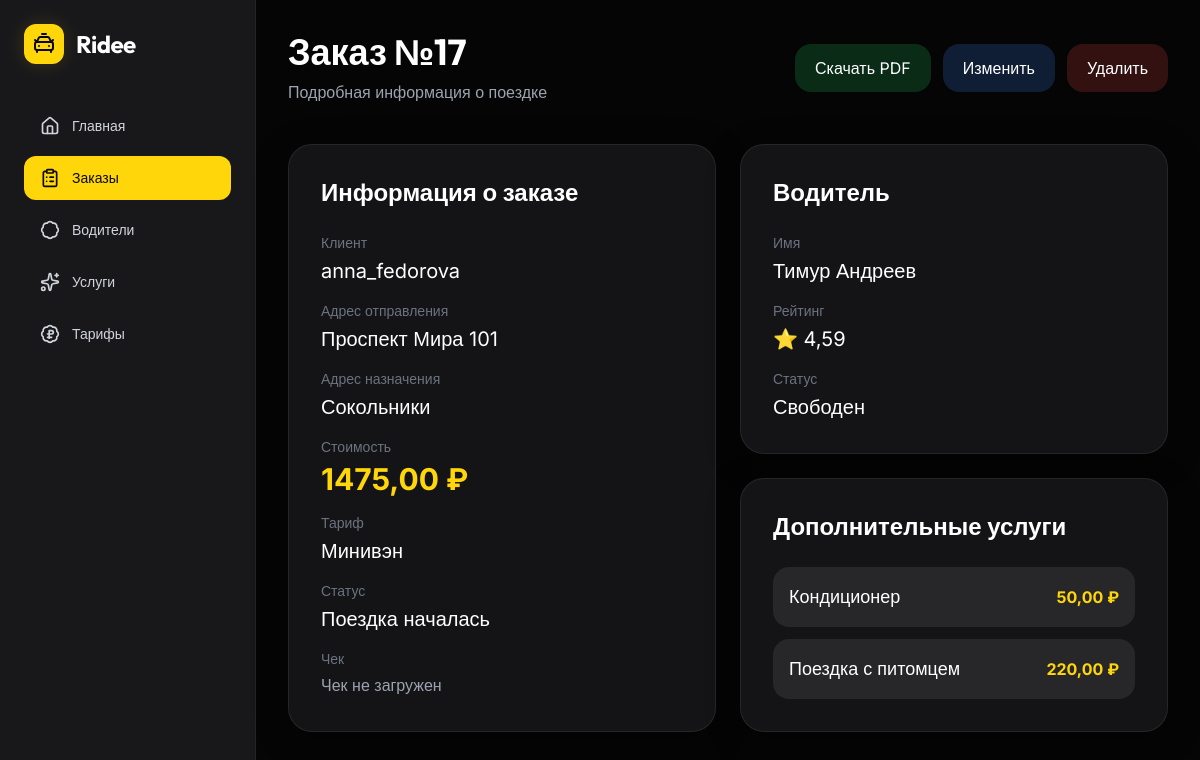
The app's page /orders/17/, older data.
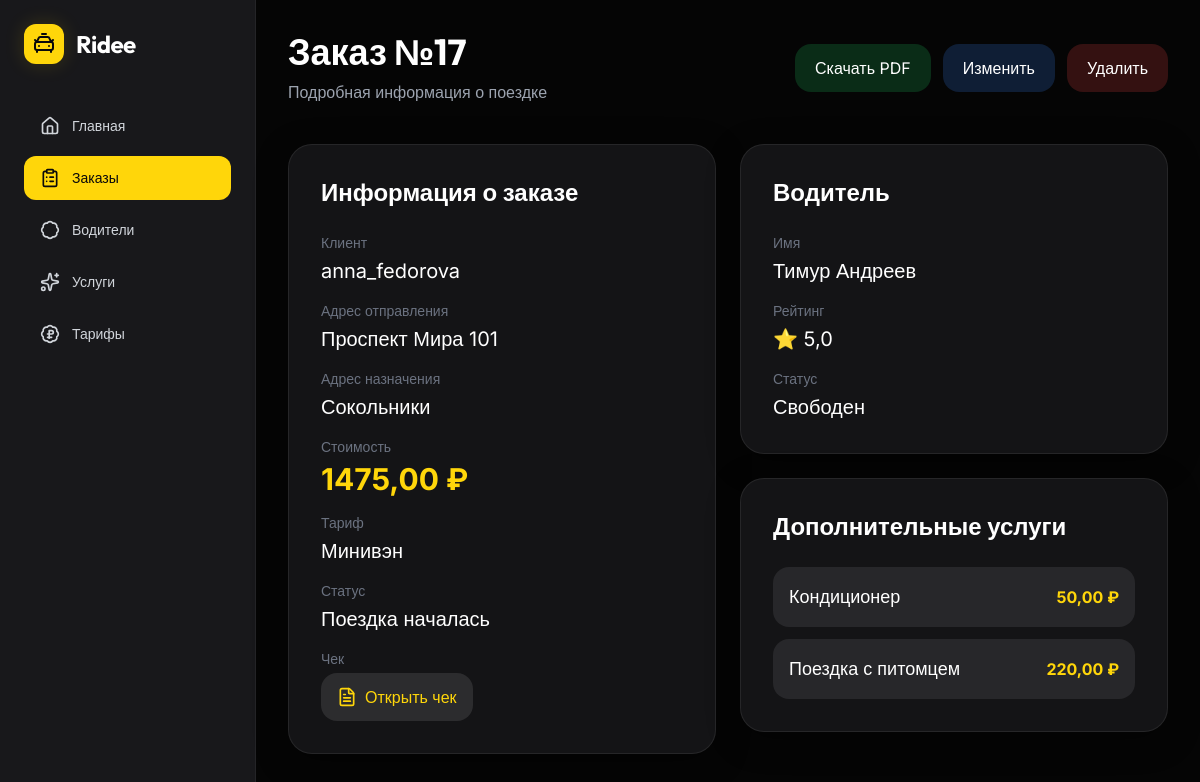
The same page, newer data.
### core/models.py (models this page shows, shortened)
class Order(models.Model):
    objects = OrderManager()
    client = models.ForeignKey(
        User,
        on_delete=models.CASCADE,
        related_name="orders",
        verbose_name="Клиент"
    )
    driver = models.ForeignKey(
        Driver,
        on_delete=models.SET_NULL,
        null=True,
        verbose_name="Водитель"
    )
    tariff = models.ForeignKey(
        Tariff,
        on_delete=models.SET_NULL,
        null=True,
        verbose_name="Тариф"
    )
    status = models.ForeignKey(
        OrderStatus,
        on_delete=models.SET_NULL,
        null=True,
        verbose_name="Статус"
    )
    from_address = models.CharField(
        max_length=255,
        verbose_name="Адрес отправления"
    )
    to_address = models.CharField(
        max_length=255,
        verbose_name="Адрес назначения"
    )
    price = models.DecimalField(
        max_digits=8,
        decimal_places=2,
        verbose_name="Стоимость"
    )
    services = models.ManyToManyField(
        Service,
        through='OrderService',
        verbose_name="Дополнительные услуги"
    )
    created_at = models.DateTimeField(
        auto_now_add=True,
        verbose_name="Дата создания"
    )
    receipt = models.FileField(
        upload_to='receipts/',
        null=True,
        blank=True,
        verbose_name='Файл чека'
    )
    class Meta:
        verbose_name = "Заказ"
        verbose_name_plural = "Заказы"
        ordering = ['-created_at']

class Tariff(models.Model):
    name = models.CharField(
        max_length=100,
        verbose_name="Название тарифа"
    )
    price = models.DecimalField(
        max_digits=8,
        decimal_places=2,
        verbose_name="Цена за поездку"
    )
    class Meta:
        verbose_name = "Тариф"
        verbose_name_plural = "Тарифы"
    def __str__(self) -> str:
        return self.name

class OrderStatus(models.Model):
    name = models.CharField(
        max_length=50,
        verbose_name="Статус"
    )
    class Meta:
        verbose_name = "Статус заказа"
        verbose_name_plural = "Статусы заказов"
    def __str__(self) -> str:
        return self.name

class Driver(models.Model):
    user = models.OneToOneField(
        User,
        on_delete=models.CASCADE,
        verbose_name="Пользователь"
    )
    rating = models.FloatField(
        default=5.0,
        verbose_name="Рейтинг"
    )
    status = models.CharField(
        max_length=50,
        verbose_name="Статус водителя"
    )
    created_at = models.DateTimeField(
        auto_now_add=True,
        verbose_name="Дата создания"
    )
    profile_url = models.URLField(
        blank=True,
        null=True,
        verbose_name="Ссылка на профиль"
    )
    class Meta:
        verbose_name = "Водитель"
        verbose_name_plural = "Водители"
        ordering = ['-created_at']
    def __str__(self) -> str:
        full_name = self.user.get_full_name()
        return full_name or self.user.username

class Service(models.Model):
    name = models.CharField(
        max_length=100,
        verbose_name="Название услуги"
    )
    price = models.DecimalField(
        max_digits=6,
        decimal_places=2,
        verbose_name="Цена"
    )
    class Meta:
        verbose_name = "Дополнительная услуга"
        verbose_name_plural = "Дополнительные услуги"

### core/views.py (the view)
# urls.py: path('orders/<int:pk>/', views.order_detail, name='order_detail'),
def order_detail(request: HttpRequest, pk: int) -> HttpResponse:
    order = get_object_or_404(
        Order.objects.select_related(
            'client',
            'driver',
            'tariff',
            'status'
        ).prefetch_related(
            'services'
        ),
        pk=pk
    )
    return render(request, 'pages/order_detail.html', {
        'order': order
    })

### core/templates/pages/order_detail.html (shortened to what this page needs)
{% extends 'base/base.html' %}
{% block content %}
<div class="flex justify-between items-center mb-10">
    <div>
        <h1 class="text-4xl font-display font-bold mb-2">
            Заказ №{{ order.id }}
        </h1>
        <p class="text-gray-400">
            Подробная информация о поездке
        </p>
    </div>
    <div class="flex gap-3">
        <a href="{% url 'order_pdf' order.id %}"
          class="px-5 py-3 rounded-2xl bg-green-500/20 hover:bg-green-500/30 transition">
            Скачать PDF
        </a>
        <a href="{% url 'order_update' order.id %}"
           class="px-5 py-3 rounded-2xl bg-blue-500/20 hover:bg-blue-500/30 transition">
            Изменить
        </a>
        <a href="{% url 'order_delete' order.id %}"
           class="px-5 py-3 rounded-2xl bg-red-500/20 hover:bg-red-500/30 transition">
            Удалить
        </a>
    </div>
</div>
<div class="grid grid-cols-2 gap-6">
    <div class="glass-panel p-8 rounded-3xl shadow-card">
        <h2 class="text-2xl font-bold mb-6">
            Информация о заказе
        </h2>
        <div class="space-y-4">
            <div>
                <p class="text-gray-500 text-sm mb-1">
                    Клиент
                </p>
                <p class="text-xl">
                    {{ order.client.username }}
                </p>
            </div>
            <div>
                <p class="text-gray-500 text-sm mb-1">
                    Адрес отправления
                </p>
                <p class="text-xl">
                    {{ order.from_address }}
                </p>
            </div>
            <div>
                <p class="text-gray-500 text-sm mb-1">
                    Адрес назначения
                </p>
                <p class="text-xl">
                    {{ order.to_address }}
                </p>
            </div>
            <div>
                <p class="text-gray-500 text-sm mb-1">
                    Стоимость
                </p>
                <p class="text-3xl font-bold text-brand">
                    {{ order.price }} ₽
                </p>
            </div>
            <div>
                <p class="text-gray-500 text-sm mb-1">
                    Тариф
                </p>
                <p class="text-xl">
                    {{ order.tariff }}
                </p>
            </div>
            <div>
                <p class="text-gray-500 text-sm mb-1">
                    Статус
                </p>
                <p class="text-xl">
                    {{ order.status }}
                </p>
            </div>
            <div>
                <p class="text-gray-500 text-sm mb-1">
                    Чек
                </p>
                {% if order.receipt %}
                <a href="{{ order.receipt.url }}"
                   class="inline-flex items-center gap-2 rounded-2xl bg-white/10 px-4 py-3 text-brand hover:bg-white/20 transition"
                   target="_blank"
                   rel="noopener">
                    <i data-lucide="file-text" class="w-5 h-5" aria-hidden="true"></i>
                    <span>Открыть чек</span>
                </a>
                {% else %}
                <p class="text-gray-400">
                    Чек не загружен
                </p>
                {% endif %}
            </div>
        </div>
    </div>
    <div class="space-y-6">
        <div class="glass-panel p-8 rounded-3xl shadow-card">
            <h2 class="text-2xl font-bold mb-6">
                Водитель
            </h2>
            {% if order.driver %}
            <div class="space-y-4">
                <div>
                    <p class="text-gray-500 text-sm mb-1">
                        Имя
                    </p>
                    <p class="text-xl">
                        {{ order.driver }}
                    </p>
                </div>
                <div>
                    <p class="text-gray-500 text-sm mb-1">
                        Рейтинг
                    </p>
                    <p class="text-xl">
                        ⭐ {{ order.driver.rating }}
                    </p>
                </div>
                <div>
                    <p class="text-gray-500 text-sm mb-1">
                        Статус
                    </p>
                    <p class="text-xl">
                        {{ order.driver.status }}
                    </p>
                </div>
            </div>
            {% else %}
            <p class="text-gray-400">
                Водитель не назначен
            </p>
            {% endif %}
        </div>
        <div class="glass-panel p-8 rounded-3xl shadow-card">
            <h2 class="text-2xl font-bold mb-6">
                Дополнительные услуги
            </h2>
            <div class="space-y-3">
                {% for service in order.services.all %}
                <div class="bg-dark-800 p-4 rounded-2xl flex justify-between items-center">
                    <span class="text-lg">
                        {{ service.name }}
                    </span>
                    <span class="text-brand font-bold">
                        {{ service.price }} ₽
                    </span>
                </div>
                {% empty %}
                <p class="text-gray-400">
                    Услуг нет
                </p>
                {% endfor %}
            </div>
        </div>
    </div>
</div>
{% endblock %}

### core/templates/base/base.html (shortened to what this page needs)
{% load static %}
<!DOCTYPE html>
<html lang="ru">
<head>
    <script src="https://cdn.tailwindcss.com"></script>
</head>
<body class="bg-[#050505]">
<div class="flex min-h-screen">
    <aside class="hidden md:flex flex-col w-64 bg-dark-900 border-r border-white/5 p-6" aria-label="Боковая панель">
    <a href="{% url 'home' %}" class="flex items-center gap-3 mb-10 group">
        <div class="w-10 h-10 bg-brand rounded-xl flex items-center justify-center shadow-glow" aria-hidden="true">
            <i data-lucide="car-taxi-front" class="text-dark-950 w-6 h-6"></i>
        </div>
        <h1 class="font-display text-2xl font-bold tracking-tight text-white group-hover:text-brand transition">
            Ridee
        </h1>
    </a>
    <nav class="flex-1 space-y-2" aria-label="Основная навигация">
        <a href="/"
           class="w-full flex items-center gap-3 px-4 py-3 rounded-xl text-sm font-medium transition-all {% if request.resolver_match.url_name == 'home' %}bg-brand text-dark-950{% else %}text-gray-300 hover:text-white hover:bg-white/5{% endif %}">
            <i data-lucide="house" class="w-5 h-5" aria-hidden="true"></i>
            <span>Главная</span>
        </a>
        <a href="/orders/"
           {% if request.resolver_match.url_name == 'orders_list' or request.resolver_match.url_name == 'order_create' or request.resolver_match.url_name == 'order_detail' or request.resolver_match.url_name == 'order_update' or request.resolver_match.url_name == 'order_delete' or request.resolver_match.url_name == 'order_pdf' %}aria-current="page"{% endif %}
           class="w-full flex items-center gap-3 px-4 py-3 rounded-xl text-sm font-medium transition-all {% if request.resolver_match.url_name == 'orders_list' or request.resolver_match.url_name == 'order_create' or request.resolver_match.url_name == 'order_detail' or request.resolver_match.url_name == 'order_update' or request.resolver_match.url_name == 'order_delete' or request.resolver_match.url_name == 'order_pdf' %}bg-brand text-dark-950{% else %}text-gray-300 hover:text-white hover:bg-white/5{% endif %}">
            <i data-lucide="clipboard-list" class="w-5 h-5" aria-hidden="true"></i>
            <span>Заказы</span>
        </a>
        <a href="{% url 'drivers_list' %}"
           class="w-full flex items-center gap-3 px-4 py-3 rounded-xl text-sm font-medium transition-all {% if request.resolver_match.url_name == 'drivers_list' %}bg-brand text-dark-950{% else %}text-gray-300 hover:text-white hover:bg-white/5{% endif %}">
            <i data-lucide="badge" class="w-5 h-5" aria-hidden="true"></i>
            <span>Водители</span>
        </a>
        <a href="{% url 'services_list' %}"
           class="w-full flex items-center gap-3 px-4 py-3 rounded-xl text-sm font-medium transition-all {% if request.resolver_match.url_name == 'services_list' %}bg-brand text-dark-950{% else %}text-gray-300 hover:text-white hover:bg-white/5{% endif %}">
            <i data-lucide="sparkles" class="w-5 h-5" aria-hidden="true"></i>
            <span>Услуги</span>
        </a>
        <a href="{% url 'tariffs_list' %}"
           class="w-full flex items-center gap-3 px-4 py-3 rounded-xl text-sm font-medium transition-all {% if request.resolver_match.url_name == 'tariffs_list' %}bg-brand text-dark-950{% else %}text-gray-300 hover:text-white hover:bg-white/5{% endif %}">
            <i data-lucide="badge-russian-ruble" class="w-5 h-5" aria-hidden="true"></i>
            <span>Тарифы</span>
        </a>
    </nav>
    </aside>
    <main id="main-content" class="flex-1 p-8" tabindex="-1">
        {% block content %}
        {% endblock %}
    </main>
</div>
</body>
</html>

### core/templates/base/base.html (style rules this page uses)
body { background-color: #050505; color: white; font-family: 'Inter', sans-serif; }
.glass-panel { background: rgba(24, 24, 27, 0.85); backdrop-filter: blur(16px); border: 1px solid rgba(255,255,255,0.08); }

Row changes from the older to the newer data that the page shows:
changed Order "Проспект Мира 101": receipt empty → "receipts/order_17.pdf" (drawn); driver.rating "4,59" → "5,0"
Text that changed along with them:
text no longer shown: "Чек не загружен"
text now shown: "Открыть чек"
